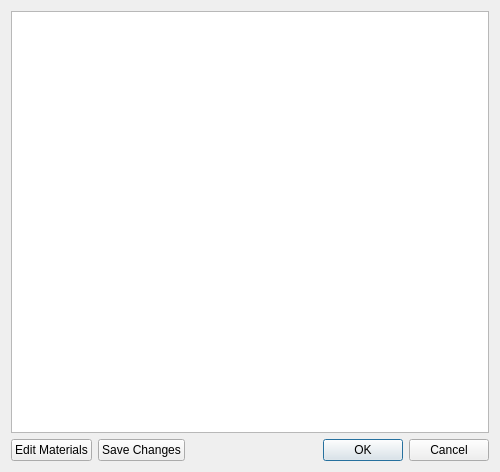
<?xml version="1.0" encoding="UTF-8"?>
<ui version="4.0">
 <class>MaterialsListDialog</class>
 <widget class="QDialog" name="MaterialsListDialog">
  <property name="geometry">
   <rect>
    <x>0</x>
    <y>0</y>
    <width>500</width>
    <height>472</height>
   </rect>
  </property>
  <property name="windowTitle">
   <string>Material List Reference</string>
  </property>
  <property name="windowIcon">
   <iconset resource="Icons.qrc">
    <normaloff>:/Icons/images/table.png</normaloff>:/Icons/images/table.png</iconset>
  </property>
  <layout class="QGridLayout" name="gridLayout">
   <item row="0" column="0" colspan="3">
    <widget class="QTextEdit" name="textEdit_MaterialsList"/>
   </item>
   <item row="1" column="0">
    <widget class="QPushButton" name="pushButton_EditMaterials">
     <property name="toolTip">
      <string>Add or Remove Materials</string>
     </property>
     <property name="text">
      <string>Edit Materials</string>
     </property>
     <property name="icon">
      <iconset resource="Icons.qrc">
       <normaloff>:/Icons/images/tag_blue_edit.png</normaloff>:/Icons/images/tag_blue_edit.png</iconset>
     </property>
    </widget>
   </item>
   <item row="1" column="1">
    <widget class="QPushButton" name="pushButton_SaveChanges">
     <property name="toolTip">
      <string>Save Changes</string>
     </property>
     <property name="text">
      <string>Save Changes</string>
     </property>
    </widget>
   </item>
   <item row="1" column="2">
    <widget class="QDialogButtonBox" name="buttonBox">
     <property name="orientation">
      <enum>Qt::Horizontal</enum>
     </property>
     <property name="standardButtons">
      <set>QDialogButtonBox::Cancel|QDialogButtonBox::Ok</set>
     </property>
    </widget>
   </item>
  </layout>
 </widget>
 <resources>
  <include location="Icons.qrc"/>
 </resources>
 <connections>
  <connection>
   <sender>buttonBox</sender>
   <signal>accepted()</signal>
   <receiver>MaterialsListDialog</receiver>
   <slot>accept()</slot>
   <hints>
    <hint type="sourcelabel">
     <x>248</x>
     <y>254</y>
    </hint>
    <hint type="destinationlabel">
     <x>157</x>
     <y>274</y>
    </hint>
   </hints>
  </connection>
  <connection>
   <sender>buttonBox</sender>
   <signal>rejected()</signal>
   <receiver>MaterialsListDialog</receiver>
   <slot>reject()</slot>
   <hints>
    <hint type="sourcelabel">
     <x>316</x>
     <y>260</y>
    </hint>
    <hint type="destinationlabel">
     <x>286</x>
     <y>274</y>
    </hint>
   </hints>
  </connection>
 </connections>
</ui>
